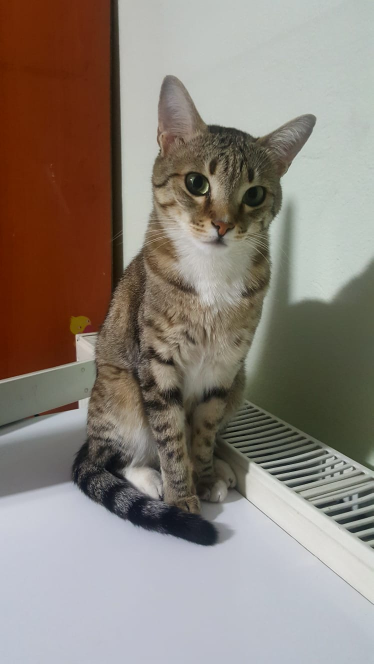
#> input picture yumushan.jpg, 747 x 1328 px (shown at 1/2 size)
$ python HSV.py
#> lines starting #> are read from the running program, lines starting #| are printed output that depends on the picture
import cv2

# load image
img = cv2.imread("yumushan.jpg")
#> img is the input picture: shape (1328, 747, 3); mean B, G, R 120.8, 129.9, 139.6

# get image size
x = img.shape[1]
#> x = 747
y = img.shape[0]
#> y = 1328

# resize
new_x = 450
new_y = int(new_x * y / x)
#> new_y = 800
img = cv2.resize(img, (new_x, new_y))
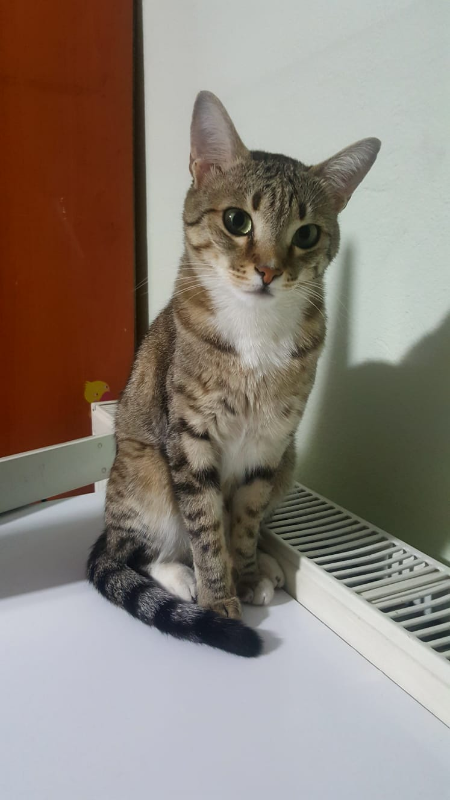
#> img: shape (800, 450, 3); mean B, G, R 120.7, 129.9, 139.6

# convert to hsv color space
hsv = cv2.cvtColor(img, cv2.COLOR_BGR2HSV)
#> hsv: shape (800, 450, 3); mean H, S, V 52.1, 66.4, 144.7

def click(event, x, y, flags, param):
    if event == cv2.EVENT_LBUTTONDOWN:
        print("HSV:", hsv[y, x])
        h = hsv[y, x, 0]
        s = hsv[y, x, 1]
        v = hsv[y, x, 2]
        hsv_space = 'HSV: ' + str(h) + ' ' + str(s) + ' ' + str(v)
        cv2.putText(img, hsv_space, (x, y), cv2.FONT_HERSHEY_PLAIN, 1, (0, 255, 255), 2)
        cv2.imshow("Image", img)

# Show image
cv2.imshow("Image", img)

# Assign a pointer to track mouse events
cv2.setMouseCallback("Image", click)

while True:
    if cv2.waitKey(1) == 27:
#> (key Esc is pressed here)
        break

cv2.destroyAllWindows()

$ run again, with hls1.png saved as yumushan.jpg
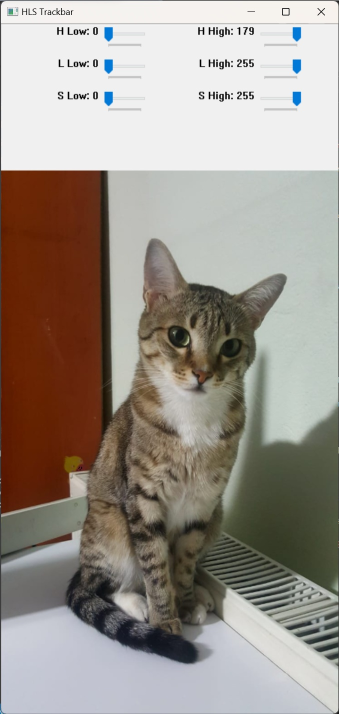
#> input picture hls1.png, 678 x 1427 px (shown at 1/2 size)
#> img is the input picture: shape (1427, 678, 3); mean B, G, R 140.8, 149.2, 157.3
#> `img = cv2.resize(img, (new_x, new_y))`:
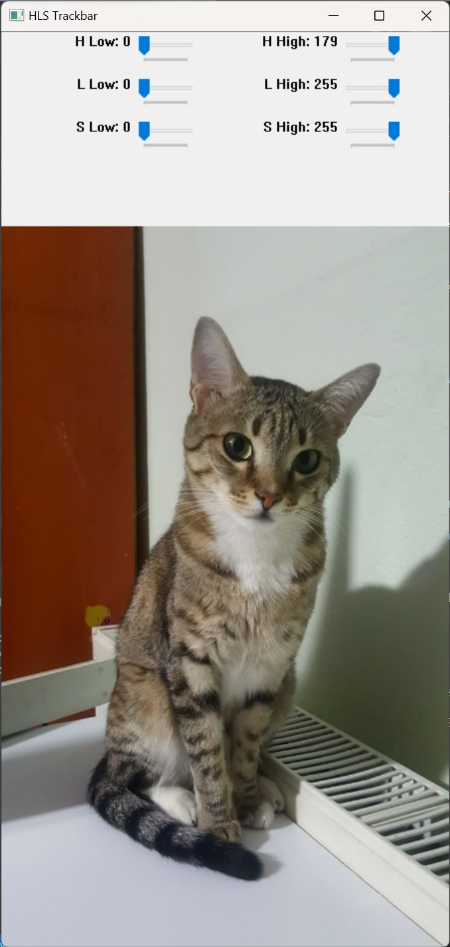
#> img: shape (947, 450, 3); mean B, G, R 140.7, 149.1, 157.2
#> hsv: shape (947, 450, 3); mean H, S, V 36.8, 55, 161
